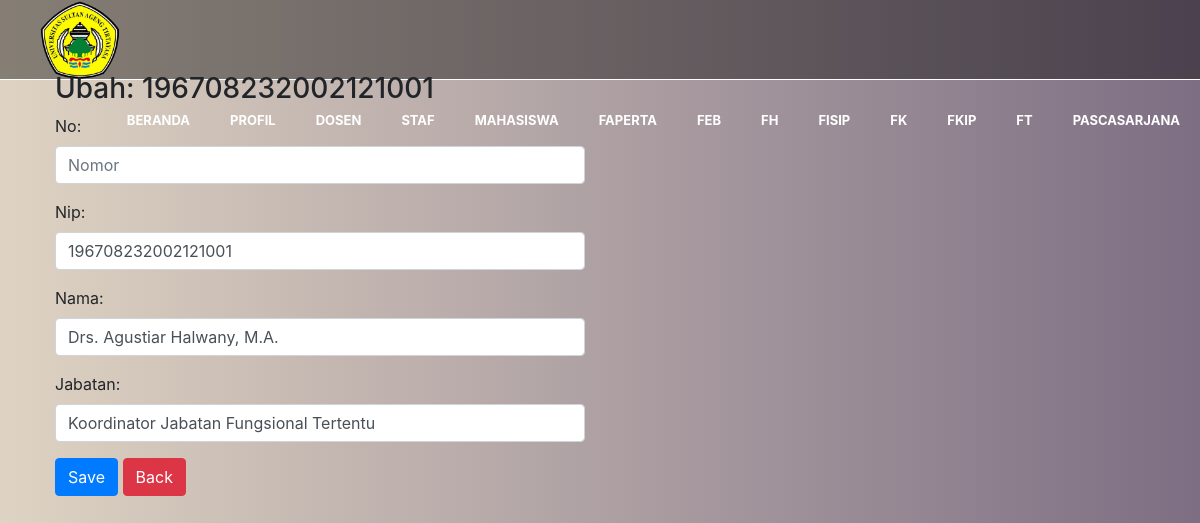
Screenshot of /staf/ubah/1 with the database file from the repository.
### staf/models.py (models this page shows, shortened)
class Staf(models.Model):
    no = models.CharField(max_length=50)
    nip = models.CharField(max_length=50)
    nama = models.CharField(max_length=50)
    jabatan = models.CharField(max_length=50, null=True)

### staf/views.py (the view)
# urls.py: path('staf/ubah/<int:id_staf>', ubah_staf, name="ubah_staf"),
def ubah_staf(request, id_staf):
    staf = Staf.objects.get(id=id_staf)
    template = 'ubah-staf.html'
    if request.POST:
        form = FormStaf(request.POST, instance=staf)
        if form.is_valid():
            form.save()
            messages.success(request, "Data berhasil diperbaharui")
            return redirect('ubah_staf', id_staf=id_staf)
    else:
        form = FormStaf(instance=staf)
        context = {
            'form': form,
            'staf': staf,
        }
        return render(request, template, context)

### staf/forms.py
class FormStaf(forms.ModelForm):
    class Meta:
        model = Staf
        exclude = '__all__'
        widgets = {
            'no' : forms.NumberInput(attrs={'class':'form-control', 'placeholder':'Nomor'}),
            'nip' : forms.TextInput(attrs={'class':'form-control', 'placeholder':'NIP'}),
            'nama' : forms.TextInput(attrs={'class':'form-control', 'placeholder':'Nama'}),
            'jabatan' : forms.TextInput(attrs={'class':'form-control', 'placeholder':'Jabatan'}),
        }

### staf/templates/ubah-staf.html (shortened to what this page needs)
{% load static %}
<!DOCTYPE html>
<html lang="en">
<head>
    <link rel="stylesheet" href="{% static 'css/bootstrap.min.css' %}">
</head>
<body>
      <nav>
        <img src="\static\images\gambar.png" height="80px">
        <div class="logo">
        </div>
        <ul>
          <li><a href="/kampus">BERANDA</a></li>
          <li><a href="/profil">PROFIL</a></li>
          <li><a href="/dosen">DOSEN</a></li>
          <li><a href="/staf">STAF</a></li>
          <li><a href="/mahasiswa">MAHASISWA</a></li>
          <li><a href="/faperta">FAPERTA</a></li>
          <li><a href="/feb">FEB</a></li>
          <li><a href="/fh">FH</a></li>
          <li><a href="/fisip">FISIP</a></li>
          <li><a href="/fk">FK</a></li>
          <li><a href="/fkip">FKIP</a></li>
          <li><a href="/ft">FT</a></li>
          <li><a href="/pascasarjana">PASCASARJANA</a></li>
        </ul>
      </nav>
  </body>
</body>
<br>
<br>
<br>
<div class="container">
    <div class="row">
        <div class="col-md-6">
        <h3>Ubah: {{ staf.nip }}</h3>
        <form action="{% url 'ubah_staf' staf.id %}" method="post">
            {{ form.as_p }}
        <button class="btn btn-primary">Save</button>
        <a href="/staf" class="btn btn-danger">Back</a>
        </form>
    </div>
   </div>
</div>
</body>
</html>

### staf/templates/ubah-staf.html (style rules this page uses)
body { background-image: linear-gradient(to right, #DFD3C3, #7D6E83); margin-left: 40px; margin-right: 40px; padding: 0; }
nav { top: 0; left: 0; position: fixed; height: 80px; width: 100%; box-sizing: border-box; background: rgba(0, 0, 0, 0.4); border-bottom: 1px solid white; }
.logo { float: left; height: 10000px; font-size: 36px; font-weight: bold; text-transform: uppercase; color: white; padding: 20px 20px; justify-content: space-around; }
nav ul { margin: 0; padding: 0; float: right; list-style: none; display: flex; }
nav ul li a { font-size: 13px; font-weight: bold; color: white; line-height: 80px; text-decoration: none; padding: 12px 20px; }

### rows the page displays
Staf: nip "196708232002121001", nama "Drs. Agustiar Halwany, M.A.", jabatan "Koordinator Jabatan Fungsional Tertentu"
